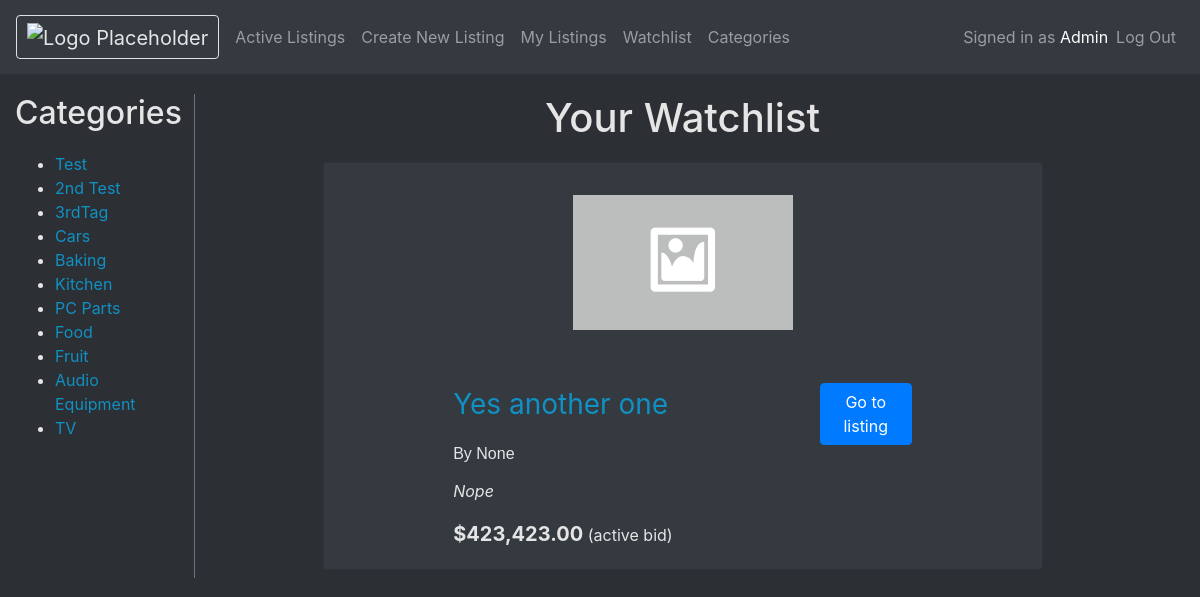
Page /watchlist (signed in) on the earlier database version.
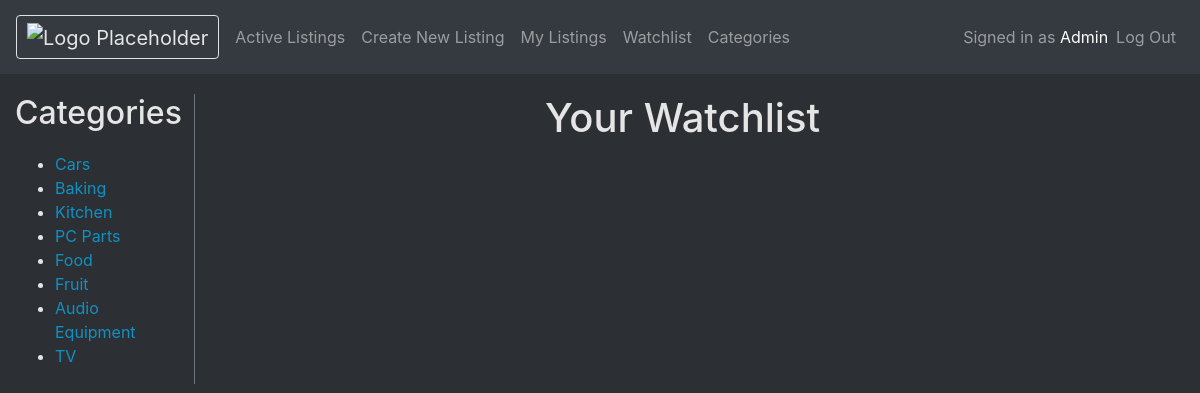
Same page on the later database version.
### auctions/models.py (models this page shows, shortened)
class Category(models.Model):
    tag = models.CharField(max_length=35)
    def __str__(self):
        return self.tag

class Listing(models.Model):
    creator = models.ForeignKey(User, null=True, blank=True, on_delete=models.CASCADE, related_name="userListings")
    title = models.CharField(max_length=50)
    description = models.TextField(max_length=1000, default="")
    price = models.FloatField(default=0, validators=[MinValueValidator(0)])
    isActive = models.BooleanField(default=True)
    photoUrl = models.URLField(blank=True, null=True)
    highestBid = models.FloatField(blank=True, max_length=11, null=True)
    categories = models.ManyToManyField(Category, related_name="categories")
    def __str__(self):
        return self.title
    def usdBid(self):
        return f"${self.highestBid:,.2f}"

### auctions/views.py (the view)
# urls.py: path("watchlist", views.watchlist, name="watchlist"),
@login_required(login_url='/login')
def watchlist(request):
    watchlisted = request.user.watchlist.all()
    categories = Category.objects.all()
    return render(request, "auctions/watchlist.html", {
        "watchlisted": watchlisted,
        "categories": categories,
        "displayCategory": ""
    })

### auctions/templates/auctions/watchlist.html
{% extends "auctions/layout.html" %}
{% block body %}
<div class="row col">
    <div class="col-2 border-right border-secondary">
        <h2 class="categories-Sidebar">Categories</h2>
        <ul>
            {% for category in categories %}
                <li><a href="{% url 'watchlistCategory' category=category %}"> {{ category }} </a></li>
            {% endfor %}
        </ul>
    </div>
    <main class="col-8 bd-content offset-md-1">
        <h1 class="listing-page-title">Your {{ displayCategory }} Watchlist</h1>
        {% for listing in watchlisted %}
        <div class="container-fluid">
            <div class="card text-white bg-dark mb-2">
                <div class="row justify-content-center">
                    <div class="listing-img-container col-sm-2">
                        {% if listing.photoUrl %}
                        <img class="listing-img card-img-top" src="{{ listing.photoUrl }}" alt="{{ listing }} image">
                        {% else %}
                        {% load static %}
                        <img class="listing-img card-img-top" src="{% static 'auctions/placeholder.png' %}" alt="{{ listing }} image">
                        {% endif %}
                    </div>
                    <div class="card-body col-sm-8">
                        <div class="row">
                            <div class="col-9 justify-content-start">
                                <a class="card-title listing-title" href="{% url 'listing' id=listing.id %}">{{ listing }}</a>
                            </div>
                            <div class="col-3 justify-content-end">
                                <a href="{% url 'listing' id=listing.id %}"  class="btn btn-primary">Go to listing</a>
                            </div>
                        </div>
                    <p style="font: caption;">By {{ listing.creator }}</p>
                    <p class="card-text listing-card-description">{{ listing.description }}</p>
                    {% if listing.isActive %}
                        {% if listing.highestBid %}
                            <p class="card-text"><span class="card-text listing-price">{{ listing.usdBid }}</span> (active bid)</p>
                        {% else %}
                            <p class="card-text"><span class="card-text listing-price">{{ listing.usd }}</span> (starting price)</p>
                        {% endif %}
                    {% else %}
                        <p class="card-text listing-price">This listing has been closed</p>
                    {% endif %}
                    </div>
                </div>
            </div>
        </div>
        {% endfor %}
    </main>
</div>
{% endblock %}

Differences in the rows shown:
removed Category: tag "Test"
removed Category: tag "2nd Test"
removed Category: tag "3rdTag"
removed Listing: title "Yes another one", creator "None", description "Nope", usdBid "$423,423.00"
